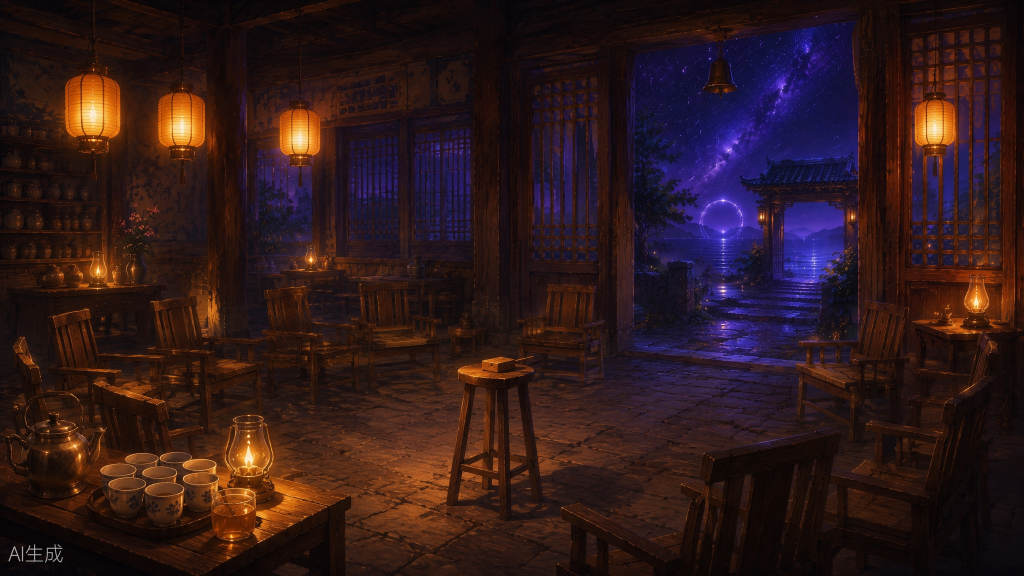
#> input picture games/inn/scenes/event07/ch3.png, 2048 x 1152 px, found by its file name (shown at 1/2 size)
$ python _fix_wm.py
#> lines starting #> are read from the running program, lines starting #| are printed output that depends on the picture; after the words box and inside, x2 and y2 are one past the last pixel; in counts of white or black regions, pixels touching at a corner belong together; long printed decimals are rounded
# -*- coding: utf-8 -*-
"""Final: clone dark table front-face (x200-375) over watermark (x5-180, y1065-1140)."""
from PIL import Image, ImageFilter, ImageDraw
import numpy as np

src = r"F:\资料\kimi\new game\game\public\scenes\event07\ch3.png"
dst = r"F:\资料\kimi\new game\game\public\scenes\event07\ch3.jpg"

im = Image.open(src).convert("RGB")
#> im is the input picture: PIL image 2048x1152 RGB; mean R, G, B 47.2, 25.4, 27.1
tx0, ty0, tx1, ty1 = 5, 1065, 180, 1140
w, h = tx1 - tx0, ty1 - ty0

donor = im.crop((200, ty0, 200 + w, ty1)).filter(ImageFilter.GaussianBlur(0.8))
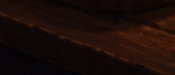
#> donor: PIL image 175x75 RGB; mean R, G, B 26.6, 11.9, 7.5
darr = np.asarray(donor).mean(axis=2)
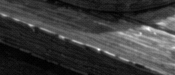
#> darr: shape (75, 175) float64; min 3.67, max 53.67, mean 15.3; drawn with min black and max white
print("donor lum max/mean:", darr.max(), round(float(darr.mean()), 1))
#| donor lum max/mean: 53.667 15.3

mask = Image.new("L", (w, h), 0)
#> mask: PIL image 175x75 L; every value is 0
ImageDraw.Draw(mask).rectangle([8, 7, w - 8, h - 7], fill=255)
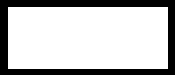
#> mask: PIL image 175x75 L; 75.6% white; 1 black region, box (x1, y1, x2, y2) and area: (0, 0, 175, 75) 3205
mask = mask.filter(ImageFilter.GaussianBlur(6))
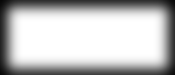
#> mask: PIL image 175x75 L; min 7, max 255, mean 190.6

im.paste(donor, (tx0, ty0), mask)
after = np.asarray(im.crop((tx0, ty0, tx1, ty1))).mean(axis=2)
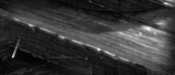
#> after: shape (75, 175) float64; min 3.67, max 53.67, mean 14.4; drawn with min black and max white
print("after target lum max/mean:", after.max(), round(float(after.mean()), 1))
#| after target lum max/mean: 53.667 14.4

im.save(dst, quality=90)
print("saved", dst)

$ run again, with games/inn/scenes/event07/ch1.jpg saved as games/inn/scenes/event07/ch3.png
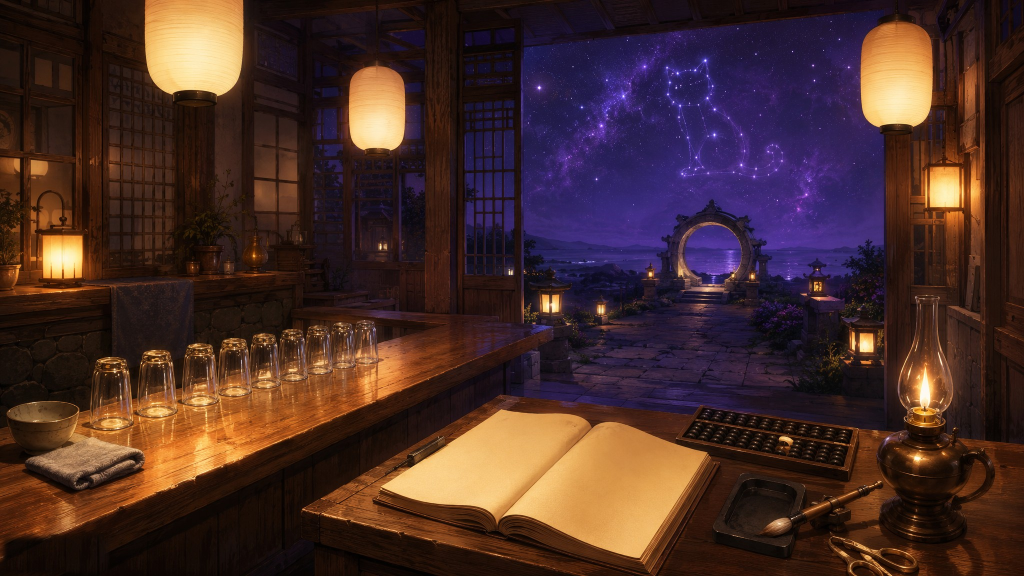
#> input picture games/inn/scenes/event07/ch1.jpg, 2048 x 1152 px, found by its file name (shown at 1/2 size)
#> im is the input picture: PIL image 2048x1152 RGB; mean R, G, B 71.6, 45.1, 40.9
#> `darr = np.asarray(donor).mean(axis=2)`:
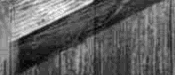
#> darr: shape (75, 175) float64; min 2.33, max 24, mean 10.6; drawn with min black and max white
#| donor lum max/mean: 24.0 10.6
#> `after = np.asarray(im.crop((tx0, ty0, tx1, ty1))).mean(axis=2)`:
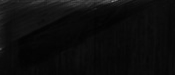
#> after: shape (75, 175) float64; min 3, max 131.3, mean 12.9
#| after target lum max/mean: 131.333 12.9

$ run again, with games/inn/scenes/event07/ch2.jpg saved as games/inn/scenes/event07/ch3.png
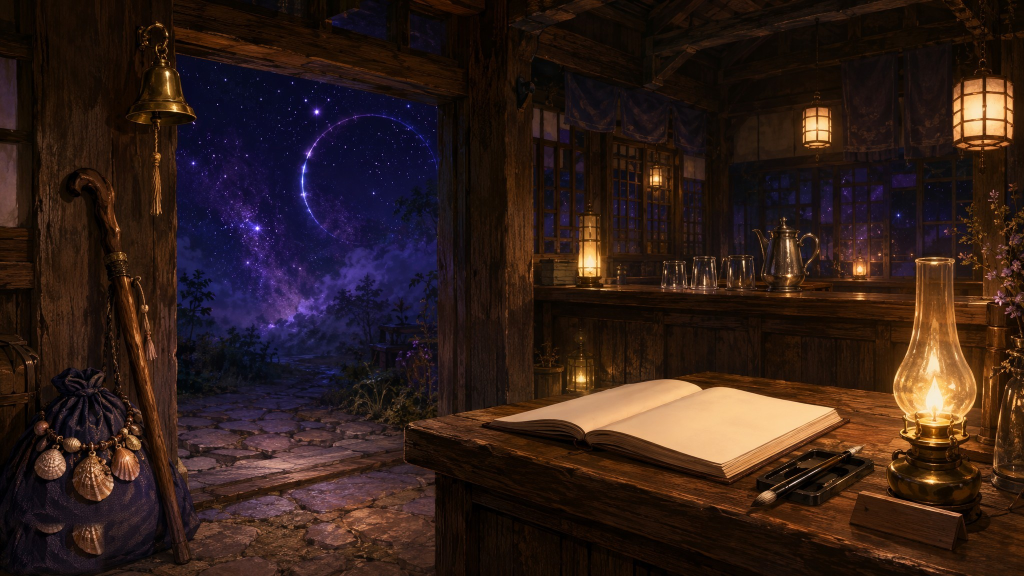
#> input picture games/inn/scenes/event07/ch2.jpg, 2048 x 1152 px, found by its file name (shown at 1/2 size)
#> im is the input picture: PIL image 2048x1152 RGB; mean R, G, B 49.6, 31.2, 26.1
#> `darr = np.asarray(donor).mean(axis=2)`:
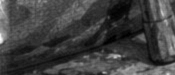
#> darr: shape (75, 175) float64; min 1, max 86, mean 22.2; drawn with min black and max white
#| donor lum max/mean: 86.0 22.2
#> `after = np.asarray(im.crop((tx0, ty0, tx1, ty1))).mean(axis=2)`:
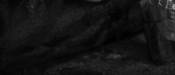
#> after: shape (75, 175) float64; min 1, max 162.7, mean 20.6
#| after target lum max/mean: 162.667 20.6
